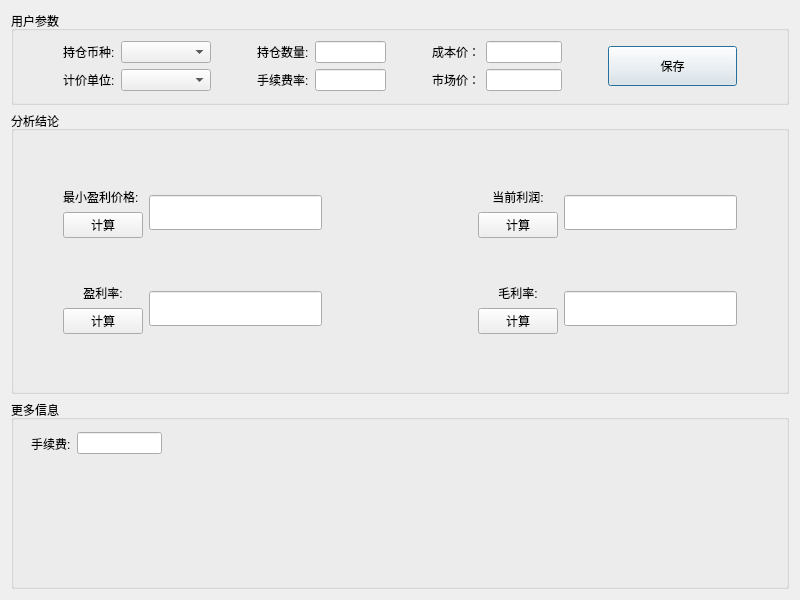
<?xml version="1.0" encoding="UTF-8"?>
<ui version="4.0">
 <class>Dialog</class>
 <widget class="QDialog" name="Dialog">
  <property name="geometry">
   <rect>
    <x>0</x>
    <y>0</y>
    <width>800</width>
    <height>600</height>
   </rect>
  </property>
  <property name="windowTitle">
   <string>现货交易分析工具-Beyond</string>
  </property>
  <property name="windowIcon">
   <iconset resource="res.qrc">
    <normaloff>:/icon/trade.svg</normaloff>:/icon/trade.svg</iconset>
  </property>
  <layout class="QVBoxLayout" name="verticalLayout_4" stretch="1,3,2">
   <item>
    <layout class="QVBoxLayout" name="inputVL">
     <item>
      <widget class="QGroupBox" name="groupBox">
       <property name="title">
        <string>用户参数</string>
       </property>
       <layout class="QGridLayout" name="gridLayout_2">
        <item row="0" column="0">
         <layout class="QHBoxLayout" name="inputHL" stretch="0,1,0,1,0,1,0,1,0">
          <item>
           <spacer name="horizontalSpacer_3">
            <property name="orientation">
             <enum>Qt::Orientation::Horizontal</enum>
            </property>
            <property name="sizeHint" stdset="0">
             <size>
              <width>40</width>
              <height>20</height>
             </size>
            </property>
           </spacer>
          </item>
          <item>
           <layout class="QVBoxLayout" name="kindsVL">
            <item>
             <layout class="QHBoxLayout" name="currenciesHL" stretch="1,4">
              <item>
               <widget class="QLabel" name="currenciesLabel">
                <property name="text">
                 <string>持仓币种:</string>
                </property>
               </widget>
              </item>
              <item>
               <widget class="QComboBox" name="currenciescComboBox">
                <property name="accessibleName">
                 <string/>
                </property>
                <property name="placeholderText">
                 <string>请选择币种</string>
                </property>
                <item>
                 <property name="text">
                  <string>BTC</string>
                 </property>
                </item>
                <item>
                 <property name="text">
                  <string>ETH</string>
                 </property>
                </item>
                <item>
                 <property name="text">
                  <string>TRUMP</string>
                 </property>
                </item>
                <item>
                 <property name="text">
                  <string>OKB</string>
                 </property>
                </item>
                <item>
                 <property name="text">
                  <string>更多</string>
                 </property>
                </item>
               </widget>
              </item>
             </layout>
            </item>
            <item>
             <layout class="QHBoxLayout" name="unitKindsHL" stretch="1,4">
              <item>
               <widget class="QLabel" name="unitLabel">
                <property name="text">
                 <string>计价单位:</string>
                </property>
               </widget>
              </item>
              <item>
               <widget class="QComboBox" name="unitComboBox">
                <property name="accessibleName">
                 <string/>
                </property>
                <property name="placeholderText">
                 <string>请选择单位</string>
                </property>
                <item>
                 <property name="text">
                  <string>USDT</string>
                 </property>
                </item>
                <item>
                 <property name="text">
                  <string>USD</string>
                 </property>
                </item>
                <item>
                 <property name="text">
                  <string>CNY</string>
                 </property>
                </item>
                <item>
                 <property name="text">
                  <string>更多</string>
                 </property>
                </item>
               </widget>
              </item>
             </layout>
            </item>
           </layout>
          </item>
          <item>
           <spacer name="horizontalSpacer_4">
            <property name="orientation">
             <enum>Qt::Orientation::Horizontal</enum>
            </property>
            <property name="sizeHint" stdset="0">
             <size>
              <width>40</width>
              <height>20</height>
             </size>
            </property>
           </spacer>
          </item>
          <item>
           <layout class="QVBoxLayout" name="numberVL">
            <item>
             <layout class="QHBoxLayout" name="numberHL" stretch="1,4">
              <item>
               <widget class="QLabel" name="numberLabel">
                <property name="text">
                 <string>持仓数量:</string>
                </property>
               </widget>
              </item>
              <item>
               <widget class="QLineEdit" name="numberLineEdit"/>
              </item>
             </layout>
            </item>
            <item>
             <layout class="QHBoxLayout" name="serviceCostRateHL" stretch="1,0">
              <item>
               <widget class="QLabel" name="serviceCostRateLabel">
                <property name="text">
                 <string>手续费率:</string>
                </property>
               </widget>
              </item>
              <item>
               <widget class="QLineEdit" name="serviceCostRateLineEdit"/>
              </item>
             </layout>
            </item>
           </layout>
          </item>
          <item>
           <spacer name="horizontalSpacer_5">
            <property name="orientation">
             <enum>Qt::Orientation::Horizontal</enum>
            </property>
            <property name="sizeHint" stdset="0">
             <size>
              <width>40</width>
              <height>20</height>
             </size>
            </property>
           </spacer>
          </item>
          <item>
           <layout class="QVBoxLayout" name="priceVL">
            <item>
             <layout class="QHBoxLayout" name="costHL" stretch="1,4">
              <item>
               <widget class="QLabel" name="costLabel">
                <property name="text">
                 <string>成本价：</string>
                </property>
               </widget>
              </item>
              <item>
               <widget class="QLineEdit" name="costLineEdit"/>
              </item>
             </layout>
            </item>
            <item>
             <layout class="QHBoxLayout" name="marketHL" stretch="1,4">
              <item>
               <widget class="QLabel" name="marketLabel">
                <property name="text">
                 <string>市场价：</string>
                </property>
               </widget>
              </item>
              <item>
               <widget class="QLineEdit" name="marketLineEdit"/>
              </item>
             </layout>
            </item>
           </layout>
          </item>
          <item>
           <spacer name="horizontalSpacer">
            <property name="orientation">
             <enum>Qt::Orientation::Horizontal</enum>
            </property>
            <property name="sizeHint" stdset="0">
             <size>
              <width>40</width>
              <height>20</height>
             </size>
            </property>
           </spacer>
          </item>
          <item>
           <layout class="QHBoxLayout" name="saveHL">
            <property name="spacing">
             <number>4</number>
            </property>
            <property name="leftMargin">
             <number>0</number>
            </property>
            <item>
             <widget class="QPushButton" name="savePushButton">
              <property name="sizePolicy">
               <sizepolicy hsizetype="Maximum" vsizetype="Maximum">
                <horstretch>100</horstretch>
                <verstretch>50</verstretch>
               </sizepolicy>
              </property>
              <property name="maximumSize">
               <size>
                <width>200</width>
                <height>40</height>
               </size>
              </property>
              <property name="sizeIncrement">
               <size>
                <width>3</width>
                <height>0</height>
               </size>
              </property>
              <property name="text">
               <string>保存</string>
              </property>
             </widget>
            </item>
           </layout>
          </item>
          <item>
           <spacer name="horizontalSpacer_2">
            <property name="orientation">
             <enum>Qt::Orientation::Horizontal</enum>
            </property>
            <property name="sizeHint" stdset="0">
             <size>
              <width>40</width>
              <height>20</height>
             </size>
            </property>
           </spacer>
          </item>
         </layout>
        </item>
       </layout>
      </widget>
     </item>
    </layout>
   </item>
   <item>
    <layout class="QVBoxLayout" name="outputVL">
     <item>
      <widget class="QGroupBox" name="outputGroupBox">
       <property name="title">
        <string>分析结论</string>
       </property>
       <layout class="QGridLayout" name="gridLayout_3">
        <item row="1" column="0">
         <layout class="QVBoxLayout" name="verticalLayout_2">
          <item>
           <layout class="QHBoxLayout" name="horizontalLayout">
            <item>
             <spacer name="horizontalSpacer_10">
              <property name="orientation">
               <enum>Qt::Orientation::Horizontal</enum>
              </property>
              <property name="sizeType">
               <enum>QSizePolicy::Policy::Fixed</enum>
              </property>
              <property name="sizeHint" stdset="0">
               <size>
                <width>40</width>
                <height>20</height>
               </size>
              </property>
             </spacer>
            </item>
            <item>
             <layout class="QHBoxLayout" name="minProfitHL">
              <item>
               <layout class="QVBoxLayout" name="minProfitvVL" stretch="0,0">
                <item>
                 <widget class="QLabel" name="minProfitlabel">
                  <property name="layoutDirection">
                   <enum>Qt::LayoutDirection::LeftToRight</enum>
                  </property>
                  <property name="text">
                   <string>最小盈利价格:</string>
                  </property>
                 </widget>
                </item>
                <item>
                 <widget class="QPushButton" name="minProfitPushButton">
                  <property name="sizePolicy">
                   <sizepolicy hsizetype="Minimum" vsizetype="Maximum">
                    <horstretch>0</horstretch>
                    <verstretch>0</verstretch>
                   </sizepolicy>
                  </property>
                  <property name="minimumSize">
                   <size>
                    <width>0</width>
                    <height>0</height>
                   </size>
                  </property>
                  <property name="text">
                   <string>计算</string>
                  </property>
                 </widget>
                </item>
               </layout>
              </item>
              <item>
               <widget class="QLineEdit" name="minLineEdit">
                <property name="sizePolicy">
                 <sizepolicy hsizetype="Expanding" vsizetype="Maximum">
                  <horstretch>0</horstretch>
                  <verstretch>0</verstretch>
                 </sizepolicy>
                </property>
                <property name="maximumSize">
                 <size>
                  <width>16777215</width>
                  <height>35</height>
                 </size>
                </property>
               </widget>
              </item>
             </layout>
            </item>
            <item>
             <spacer name="horizontalSpacer_6">
              <property name="orientation">
               <enum>Qt::Orientation::Horizontal</enum>
              </property>
              <property name="sizeType">
               <enum>QSizePolicy::Policy::Fixed</enum>
              </property>
              <property name="sizeHint" stdset="0">
               <size>
                <width>150</width>
                <height>20</height>
               </size>
              </property>
             </spacer>
            </item>
            <item>
             <layout class="QHBoxLayout" name="profitHL" stretch="0,4">
              <item>
               <layout class="QVBoxLayout" name="profitvVL">
                <item>
                 <widget class="QLabel" name="profitlabel">
                  <property name="layoutDirection">
                   <enum>Qt::LayoutDirection::LeftToRight</enum>
                  </property>
                  <property name="text">
                   <string>当前利润:</string>
                  </property>
                  <property name="alignment">
                   <set>Qt::AlignmentFlag::AlignCenter</set>
                  </property>
                 </widget>
                </item>
                <item>
                 <widget class="QPushButton" name="profitPushButton">
                  <property name="text">
                   <string>计算</string>
                  </property>
                 </widget>
                </item>
               </layout>
              </item>
              <item>
               <widget class="QLineEdit" name="profitLineEdit">
                <property name="sizePolicy">
                 <sizepolicy hsizetype="Expanding" vsizetype="Maximum">
                  <horstretch>0</horstretch>
                  <verstretch>0</verstretch>
                 </sizepolicy>
                </property>
                <property name="maximumSize">
                 <size>
                  <width>16777215</width>
                  <height>35</height>
                 </size>
                </property>
               </widget>
              </item>
             </layout>
            </item>
            <item>
             <spacer name="horizontalSpacer_8">
              <property name="orientation">
               <enum>Qt::Orientation::Horizontal</enum>
              </property>
              <property name="sizeType">
               <enum>QSizePolicy::Policy::Fixed</enum>
              </property>
              <property name="sizeHint" stdset="0">
               <size>
                <width>40</width>
                <height>20</height>
               </size>
              </property>
             </spacer>
            </item>
           </layout>
          </item>
          <item>
           <spacer name="verticalSpacer">
            <property name="orientation">
             <enum>Qt::Orientation::Vertical</enum>
            </property>
            <property name="sizeType">
             <enum>QSizePolicy::Policy::Fixed</enum>
            </property>
            <property name="sizeHint" stdset="0">
             <size>
              <width>20</width>
              <height>40</height>
             </size>
            </property>
           </spacer>
          </item>
          <item>
           <layout class="QHBoxLayout" name="horizontalLayout_2">
            <item>
             <spacer name="horizontalSpacer_11">
              <property name="orientation">
               <enum>Qt::Orientation::Horizontal</enum>
              </property>
              <property name="sizeType">
               <enum>QSizePolicy::Policy::Fixed</enum>
              </property>
              <property name="sizeHint" stdset="0">
               <size>
                <width>40</width>
                <height>20</height>
               </size>
              </property>
             </spacer>
            </item>
            <item>
             <layout class="QHBoxLayout" name="profitRateHL">
              <item>
               <layout class="QVBoxLayout" name="profitRateVL_2">
                <item>
                 <widget class="QLabel" name="profitRateLabel">
                  <property name="layoutDirection">
                   <enum>Qt::LayoutDirection::LeftToRight</enum>
                  </property>
                  <property name="text">
                   <string>盈利率:</string>
                  </property>
                  <property name="alignment">
                   <set>Qt::AlignmentFlag::AlignCenter</set>
                  </property>
                 </widget>
                </item>
                <item>
                 <widget class="QPushButton" name="profitRatePushButton">
                  <property name="text">
                   <string>计算</string>
                  </property>
                 </widget>
                </item>
               </layout>
              </item>
              <item>
               <widget class="QLineEdit" name="profitRateLineEdit">
                <property name="sizePolicy">
                 <sizepolicy hsizetype="Expanding" vsizetype="Maximum">
                  <horstretch>0</horstretch>
                  <verstretch>0</verstretch>
                 </sizepolicy>
                </property>
                <property name="maximumSize">
                 <size>
                  <width>16777215</width>
                  <height>35</height>
                 </size>
                </property>
               </widget>
              </item>
             </layout>
            </item>
            <item>
             <spacer name="horizontalSpacer_7">
              <property name="orientation">
               <enum>Qt::Orientation::Horizontal</enum>
              </property>
              <property name="sizeType">
               <enum>QSizePolicy::Policy::Fixed</enum>
              </property>
              <property name="sizeHint" stdset="0">
               <size>
                <width>150</width>
                <height>20</height>
               </size>
              </property>
             </spacer>
            </item>
            <item>
             <layout class="QHBoxLayout" name="grossProfitRateHL" stretch="1,4">
              <item>
               <layout class="QVBoxLayout" name="grossProfitRateVL">
                <item>
                 <widget class="QLabel" name="grossProfitRateLabel">
                  <property name="layoutDirection">
                   <enum>Qt::LayoutDirection::LeftToRight</enum>
                  </property>
                  <property name="text">
                   <string>毛利率:</string>
                  </property>
                  <property name="alignment">
                   <set>Qt::AlignmentFlag::AlignCenter</set>
                  </property>
                 </widget>
                </item>
                <item>
                 <widget class="QPushButton" name="grossProfitRatePushButton">
                  <property name="text">
                   <string>计算</string>
                  </property>
                 </widget>
                </item>
               </layout>
              </item>
              <item>
               <widget class="QLineEdit" name="grossProfitRateLineEdit">
                <property name="sizePolicy">
                 <sizepolicy hsizetype="Expanding" vsizetype="Maximum">
                  <horstretch>0</horstretch>
                  <verstretch>0</verstretch>
                 </sizepolicy>
                </property>
                <property name="maximumSize">
                 <size>
                  <width>16777215</width>
                  <height>35</height>
                 </size>
                </property>
               </widget>
              </item>
             </layout>
            </item>
            <item>
             <spacer name="horizontalSpacer_9">
              <property name="orientation">
               <enum>Qt::Orientation::Horizontal</enum>
              </property>
              <property name="sizeType">
               <enum>QSizePolicy::Policy::Fixed</enum>
              </property>
              <property name="sizeHint" stdset="0">
               <size>
                <width>40</width>
                <height>20</height>
               </size>
              </property>
             </spacer>
            </item>
           </layout>
          </item>
         </layout>
        </item>
        <item row="2" column="0">
         <spacer name="verticalSpacer_2">
          <property name="orientation">
           <enum>Qt::Orientation::Vertical</enum>
          </property>
          <property name="sizeType">
           <enum>QSizePolicy::Policy::Fixed</enum>
          </property>
          <property name="sizeHint" stdset="0">
           <size>
            <width>20</width>
            <height>40</height>
           </size>
          </property>
         </spacer>
        </item>
        <item row="0" column="0">
         <spacer name="verticalSpacer_3">
          <property name="orientation">
           <enum>Qt::Orientation::Vertical</enum>
          </property>
          <property name="sizeType">
           <enum>QSizePolicy::Policy::Fixed</enum>
          </property>
          <property name="sizeHint" stdset="0">
           <size>
            <width>20</width>
            <height>40</height>
           </size>
          </property>
         </spacer>
        </item>
       </layout>
      </widget>
     </item>
    </layout>
   </item>
   <item>
    <layout class="QVBoxLayout" name="moreInfoVL">
     <item>
      <widget class="QGroupBox" name="groupBox_3">
       <property name="title">
        <string>更多信息</string>
       </property>
       <widget class="QWidget" name="layoutWidget_5">
        <property name="geometry">
         <rect>
          <x>20</x>
          <y>30</y>
          <width>131</width>
          <height>27</height>
         </rect>
        </property>
        <layout class="QHBoxLayout" name="serviceCostHL" stretch="1,0">
         <item>
          <widget class="QLabel" name="serviceCostLabel">
           <property name="text">
            <string>手续费:</string>
           </property>
          </widget>
         </item>
         <item>
          <widget class="QLineEdit" name="serviceCostLineEdit"/>
         </item>
        </layout>
       </widget>
      </widget>
     </item>
    </layout>
   </item>
  </layout>
 </widget>
 <resources>
  <include location="res.qrc"/>
 </resources>
 <connections/>
</ui>
